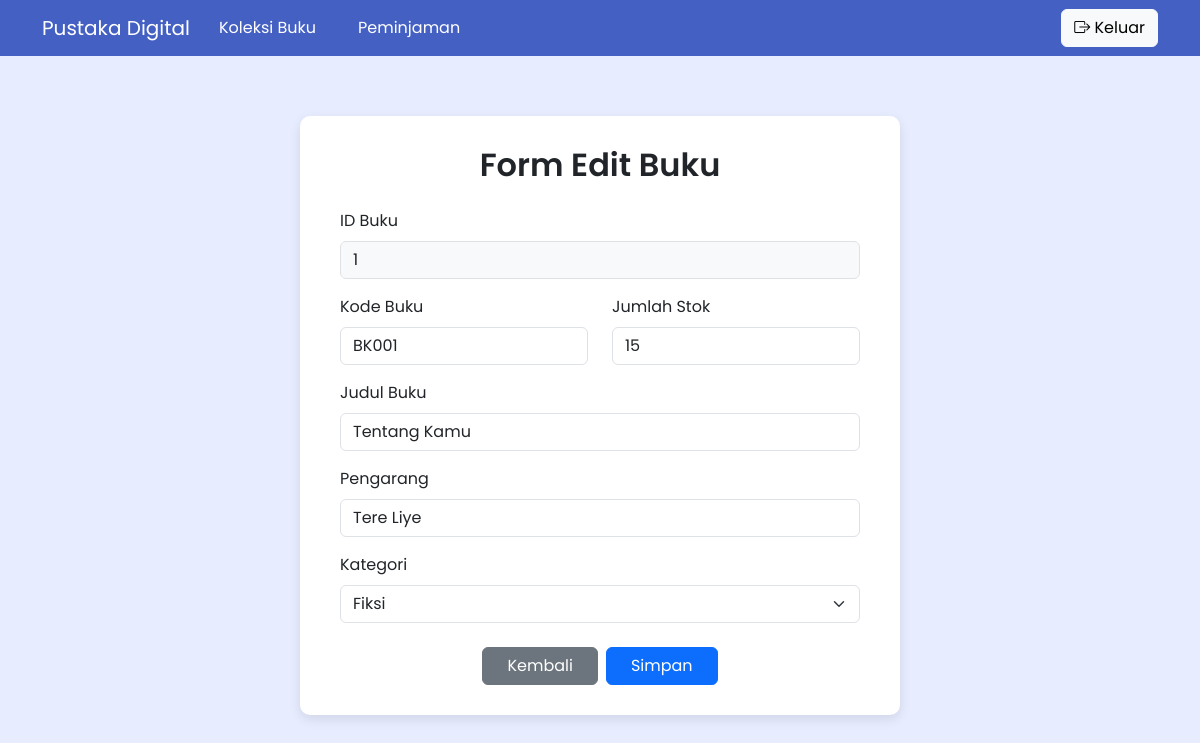
The app's page /edit.php?id=1 (signed in) with its own data.
### tables this page shows
CREATE TABLE `koleksi` (
  `id` int(11) NOT NULL,
  `kode_buku` varchar(20) NOT NULL,
  `judul_buku` varchar(100) NOT NULL,
  `pengarang` varchar(100) NOT NULL,
  `kategori` varchar(50) NOT NULL,
  `stok` int(11) NOT NULL DEFAULT 0,
  `status` enum('Habis','Menipis','Tersedia') DEFAULT 'Tersedia',
  `aksi` varchar(20) DEFAULT NULL
);

### edit.php (the view, shortened to what this page needs)
<?php
include 'config/koneksi.php';
if (isset($_GET['id'])) {
    $id = $_GET['id'];
    $query = "SELECT * FROM koleksi WHERE id = '$id'";
    $result = mysqli_query($koneksi, $query);
    $data = mysqli_fetch_assoc($result);
} else {
    header("Location: koleksi_buku.php");
    exit();
}
?>
<!DOCTYPE html>
<html lang="en">
<head>
    <link href="https://cdn.jsdelivr.net/npm/bootstrap@5.3.0/dist/css/bootstrap.min.css" rel="stylesheet">
    <link rel="stylesheet" href="https://cdnjs.cloudflare.com/ajax/libs/font-awesome/6.4.0/css/all.min.css">
    <link rel="stylesheet" href="https://cdn.jsdelivr.net/npm/bootstrap-icons@1.13.1/font/bootstrap-icons.min.css">
</head>
<body>
    <nav class="navbar navbar-expand-lg" style="background-color: #4460c3;">
        <div class="container">
            <a class="navbar-brand" href="#" style="color: white;">Pustaka Digital</a>
            <div class="me-3">
                <a href="koleksi_buku.php" class="btn" style="color: white;">Koleksi Buku</a>
            </div>
            <div class="me-3">
                <a href="peminjaman.php" class="btn" style="color: white;">Peminjaman</a>
            </div>
            <div class="navbar-nav ms-auto">
                <a class="btn btn-light" href="logout.php">
                    <i class="bi bi-box-arrow-right"></i> Keluar
                </a>
            </div>
        </div>
    </nav>
    <div class="container">
        <div class="form-card">
            <h2>Form Edit Buku</h2>
            <form method="POST" action="">
                <div class="mb-3">
                    <label class="form-label">ID Buku</label>
                    <input type="text" class="form-control bg-light" value="<?php echo $data['id']; ?>" readonly>
                </div>
                <div class="row mb-3">
                    <div class="col-md-6">
                        <label for="kode_buku" class="form-label">Kode Buku</label>
                        <input type="text" class="form-control" id="kode_buku" name="kode_buku"
                               value="<?php echo $data['kode_buku']; ?>" required>
                    </div>
                    <div class="col-md-6">
                        <label for="stok" class="form-label">Jumlah Stok</label>
                        <input type="number" class="form-control" id="stok" name="stok" min="0"
                               value="<?php echo $data['stok']; ?>" required>
                    </div>
                </div>
                <div class="mb-3">
                    <label for="judul_buku" class="form-label">Judul Buku</label>
                    <input type="text" class="form-control" id="judul_buku" name="judul_buku"
                           value="<?php echo $data['judul_buku']; ?>" required>
                </div>
                <div class="mb-3">
                    <label for="pengarang" class="form-label">Pengarang</label>
                    <input type="text" class="form-control" id="pengarang" name="pengarang"
                           value="<?php echo $data['pengarang']; ?>" required>
                </div>
                <div class="mb-3">
                    <label for="kategori" class="form-label">Kategori</label>
                    <select class="form-select" id="kategori" name="kategori" required>
                        <option value="Fiksi"     <?php if($data['kategori']=='Fiksi')     echo 'selected'; ?>>Fiksi</option>
                    </select>
                </div>
                <div class="d-flex justify-content-center gap-2 mt-4">
                    <a href="koleksi_buku.php" class="btn btn-secondary px-4">Kembali</a>
                    <button type="submit" class="btn btn-primary px-4">Simpan</button>
                </div>
            </form>
        </div>
    </div>
</body>
</html>

### edit.php (style rules this page uses)
body { font-family: 'Poppins', sans-serif; background-color: #e7ecff; }
.form-card { max-width: 600px; margin: 60px auto; background-color: #ffffff; padding: 30px 40px; border-radius: 10px; box-shadow: 0 4px 12px rgba(0,0,0,0.1); }
h2 { font-weight: 600; text-align: center; margin-bottom: 25px; }

### records on screen
koleksi: id "1", kode_buku "BK001", stok "15", judul_buku "Tentang Kamu", pengarang "Tere Liye", kategori "Fiksi"
